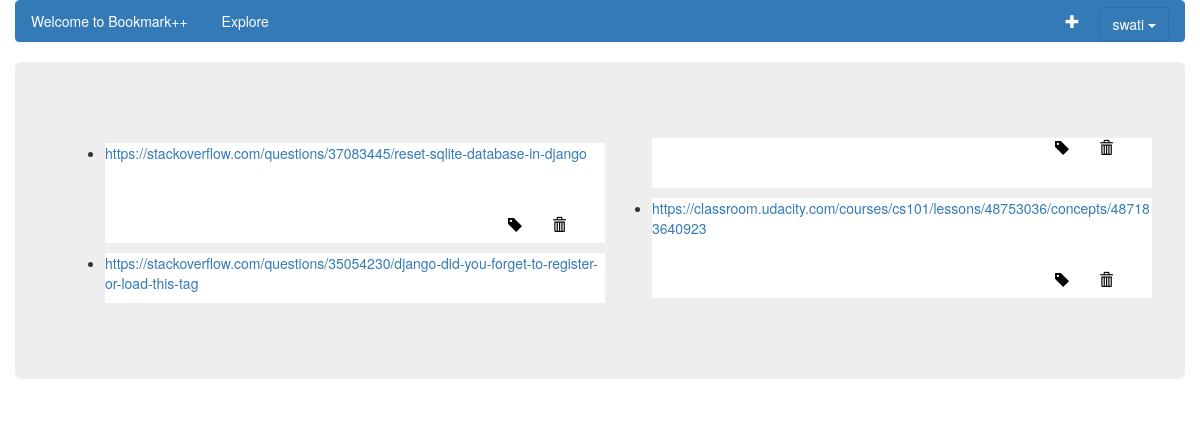
Page /bookmark/profile/ (signed in) on the earlier database version.
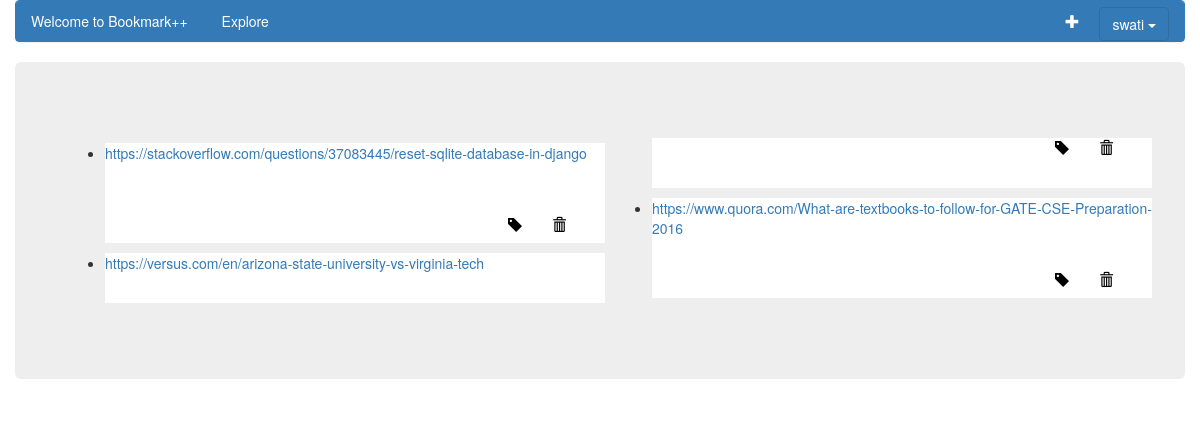
Same page on the later database version.
### bookmark/models.py (models this page shows, shortened)
class UserBookmark(models.Model):
    user = models.ForeignKey(User)
    bookmark = models.URLField()
    tag = TaggableManager()

### bookmark/views.py (the view)
def profile(request):
    user = request.user.pk
    blist = get_bookmark(user)
    firstname = get_firstname(request)
    print firstname
    return render(request,'myprofile.html',{'blist': blist,'firstname':firstname})

### bookmark/views.py (called while the page is built)
def get_bookmark(user):
    blist = UserBookmark.objects.filter(user = user)
    return blist

def get_firstname(request):
    firstname = User.objects.values_list('first_name').filter(username= request.user.username)
    firstname = list(firstname)
    firstname = str(firstname[0][0])
    return firstname

### bookmark/templates/myprofile.html (shortened to what this page needs)
<!DOCTYPE html>
<html lang="en">
<head>
  <link rel="stylesheet" href="https://maxcdn.bootstrapcdn.com/bootstrap/3.3.7/css/bootstrap.min.css">
  {% load static %}
  {% load static %}
  <link rel="stylesheet" type="text/css" href="{% static "style.css" %}" />
   <link href="{% static "jquery.tagit.css" %}" rel="stylesheet" type="text/css">
<link href="{% static "tagit.ui-zendesk.css" %}" rel="stylesheet" type="text/css">
</head>
<body>
  <div class="container-fluid">
      <div class = "panel-group">
      <div class = "panel panel-primary">
      <div class = "panel-heading" style="">Welcome to Bookmark++
      <a class = "icon" href ="{% url 'home' %}">Explore</a>
      <div style = "float:right;">
     <a href="#" data-toggle="tooltip" title="Save a Bookmark" data-placement="bottom">
     <span class="glyphicon glyphicon-plus" data-toggle="popover" data-placement="left" title="Save your bookmarks here"</span>
    </a>
     <div class="dropdown" style = "margin-top:-6.5px">
         <button class="btn btn-primary dropdown-toggle" type="button" data-toggle="dropdown" style="margin-top: -26px;margin-left: 34px;">{{ firstname }}
         <span class="caret"></span></button>
      </div>
    </div>
      </div>
      </div>
      </div>
      <div class = "jumbotron">
      <div class = "row">
      <div id = "container" class = "cols">
      <ul>
          {% for b in blist %}
            <li class="article">
              <a href = "{{ b.bookmark }}"><text>{{ b.bookmark }}</text></a>
                <div>
                    <table class = "glyphicons">
                       <tr>
                       <td>
                          <a href = "#myModal" data-toggle="modal" id = "{{ b.bookmark }}" data-target = "#edit-modal">
                            <span class = "glyphicon glyphicon-tag" data-toggle = "tooltip" title = "add tags to your bookmarks" data-placement="bottom"></span>
                          </a>
                        </td>
                        <td>
                          <a href="{% url 'deletebookmark'  b.bookmark %}">
                            <span class="glyphicon glyphicon-trash" data-toggle = "tooltip" title = "delete bookmark" data-placement = "bottom"></span>
                          </a>
                          </td>
                        </tr>
                    </table>
                  </div>
              </li>
      {% endfor %}
      </ul>
      </div>
      </div>
      </div>
</body>
</html>

### bookmark/static/style.css (style rules this page uses)
.glyphicon { color: #FFFFFF; margin-right: 30px; }
.icon { text-decoration: none; color: #FFFFFF; margin-left: 30px; }
.article { width:500px; height:100px; background:#FFFFFF; float:left; margin:5px; border: 1px; box-sizing: border-box; position:relative; word-wrap:break-word; }
#container { width: 100%; margin: 2em auto; }
.cols { column-count: 2; }
.glyphicons { color: black; padding-top: 7%; padding-left: 85%; bottom: .55em; display: block; left: auto; right: .65em; list-style: none; position:absolute; }
.glyphicon-tag { color: black; }
.glyphicon-trash { color: black; }

Differences in the rows shown:
removed UserBookmark: bookmark "https://stackoverflow.com/questions/35054230/django-did-you-forget-to-register-or-load-this-tag"
removed UserBookmark: bookmark "https://classroom.udacity.com/courses/cs101/lessons/48753036/concepts/487183640923"
added UserBookmark: bookmark "https://versus.com/en/arizona-state-university-vs-virginia-tech"
added UserBookmark: bookmark "https://www.quora.com/What-are-textbooks-to-follow-for-GATE-CSE-Preparation-2016"
